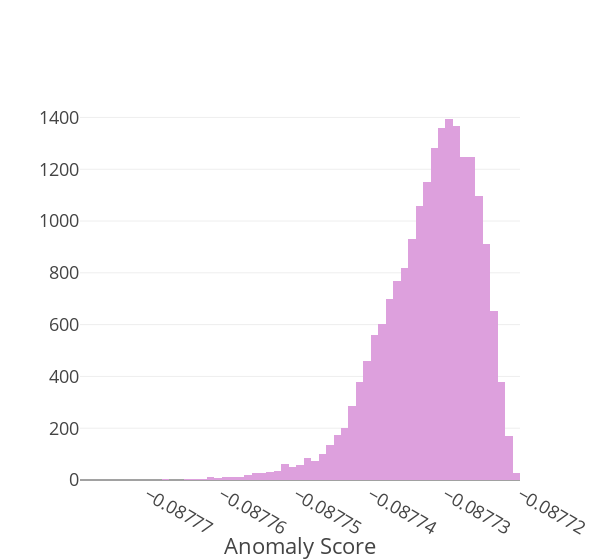

Here is the notebook cell this chart was saved with:
### Markdown cell above
## Plots

### Code cell
prc=95

x_min = np.percentile(ascore, 1)
x_max = np.percentile(ascore, 99)
x_prc = np.percentile(ascore, prc)
i_prc = (ascore >= x_prc)

fig = go.Figure()
fig.add_trace(go.Histogram(x=ascore_stable, name='Test dataset', 
                           marker_color='plum', nbinsx=80),
             )
# fig.add_vline(x=x_prc, y1=5100, line_width=2, line_color='firebrick', 
#               annotation_text=f"{prc}th percentile", 
#               annotation_position="top right",
#               )

fig.update_layout(
    xaxis_title='Anomaly Score',
    #title_text=r'Cut on Anomaly Score',
    width=600)
fig.show('vscode')

### Figure 1 — Plotly figure (JSON) as saved in the notebook; plotly's stock layout.template omitted (floating-point values rounded to 4 significant figures; data arrays with more than 128 entries replaced by an {"elided": "..."} marker saying what was removed)
{"data": [{"marker": {"color": "plum"}, "name": "Test dataset", "nbinsx": 80, "type": "histogram", "x": {"elided": "20000 float values"}}], "layout": {"width": 600, "xaxis": {"title": {"text": "Anomaly Score"}}}}
